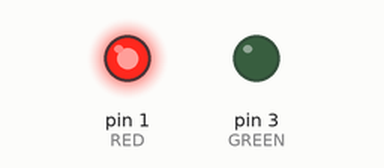
This sketch was run on a simulated Arduino Uno, built with avr-gcc and run on an emulated ATmega328P. Shown: output pins drawn as LEDs (lit = HIGH).

Above: at 0.1 s.
Timing chart, 0 to 1.6 s (numbered marks = the images above):
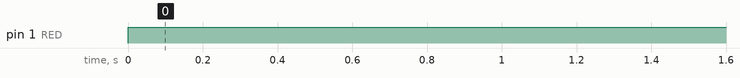

Measured:
- by itself, pin 1 (RED): LOW → HIGH at 0.00 s

The sketch:

rgb_led.ino
```cpp
// Robo India Tutorial
// Digital Input and Output on LED
// Hardware: NodeMCU

//Board is D1 mini and these are the connections:
const int RED = 1;    //TX
const int GREEN = 3;  //RX
// const int BLUE = 0;

void setup() {
  pinMode(RED, OUTPUT);
  pinMode(GREEN, OUTPUT);
  // pinMode(BLUE, OUTPUT);
}

void loop() {
  analogWrite(RED, 255);
  analogWrite(GREEN, 0);
  // analogWrite(BLUE, 0);
  delay(2000);

  // analogWrite(RED, 100);
  // analogWrite(GREEN, 100);
  // analogWrite(BLUE, 100);
  // delay (1000);
}
```
